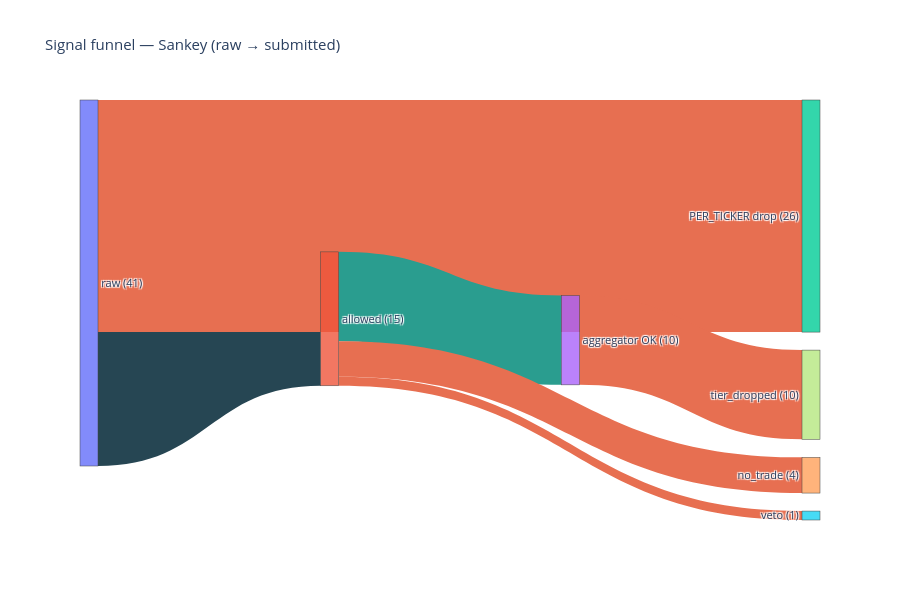

Notebook source saved alongside this figure:
### Code cell
# Sankey diagram (plotly) - if available
if HAS_PLOTLY and raw > 0:
    # Sankey nodes:
    # 0 raw
    # 1 allowed
    # 2 PER_TICKER_DROP
    # 3 aggregator_survived
    # 4 no_trade
    # 5 veto
    # 6 tier_passed
    # 7 tier_dropped
    # 8 meta_passed
    # 9 meta_dropped
    #10 risk_passed
    #11 risk_dropped (incl. cash reserve)
    #12 submitted
    #13 late_stage_dropped
    node_labels = [
        f'raw ({raw})',
        f'allowed ({allowed})',
        f'PER_TICKER drop ({raw-allowed})',
        f'aggregator OK ({agg_survived})',
        f'no_trade ({no_trade})',
        f'veto ({veto})',
        f'tier_passed ({tier_passed})',
        f'tier_dropped ({agg_survived-tier_passed})',
        f'meta_passed ({meta_passed})',
        f'meta_dropped ({tier_passed-meta_passed})',
        f'risk_passed ({risk_passed})',
        f'risk_rejected ({meta_passed-risk_passed}) +cash {risk_rej_cash}',
        f'submitted ({submitted})',
        f'late_stage/safe_mode dropped ({risk_passed-submitted})',
    ]
    sankey_src   = [0,0, 1,1,1, 3,3, 6,6, 8,8, 10,10]
    sankey_tgt   = [1,2, 3,4,5, 6,7, 8,9, 10,11, 12,13]
    sankey_val   = [
        max(allowed,0), max(raw-allowed,0),
        max(agg_survived,0), max(no_trade,0), max(veto,0),
        max(tier_passed,0), max(agg_survived-tier_passed,0),
        max(meta_passed,0), max(tier_passed-meta_passed,0),
        max(risk_passed,0), max(meta_passed-risk_passed,0),
        max(submitted,0), max(risk_passed-submitted,0),
    ]
    colors = ['#264653','#e76f51','#2a9d8f','#e76f51','#e76f51','#2a9d8f','#e76f51','#2a9d8f','#e76f51','#2a9d8f','#e76f51','#2a9d8f','#e76f51']
    fig = go.Figure(go.Sankey(
        node=dict(label=node_labels, pad=18, thickness=18),
        link=dict(source=sankey_src, target=sankey_tgt, value=sankey_val, color=colors)
    ))
    fig.update_layout(title='Signal funnel — Sankey (raw → submitted)', font_size=11, height=600)
    fig.show()
else:
    print('plotly not available — skipping Sankey (PNG bar chart already saved)')

### Figure 1 — Plotly figure (JSON) as saved in the notebook; plotly's stock layout.template omitted (floating-point values rounded to 4 significant figures)
{"data": [{"link": {"color": ["#264653", "#e76f51", "#2a9d8f", "#e76f51", "#e76f51", "#2a9d8f", "#e76f51", "#2a9d8f", "#e76f51", "#2a9d8f", "#e76f51", "#2a9d8f", "#e76f51"], "source": [0, 0, 1, 1, 1, 3, 3, 6, 6, 8, 8, 10, 10], "target": [1, 2, 3, 4, 5, 6, 7, 8, 9, 10, 11, 12, 13], "value": [15, 26, 10, 4, 1, 0, 10, 0, 0, 0, 0, 0, 0]}, "node": {"label": ["raw (41)", "allowed (15)", "PER_TICKER drop (26)", "aggregator OK (10)", "no_trade (4)", "veto (1)", "tier_passed (0)", "tier_dropped (10)", "meta_passed (0)", "meta_dropped (0)", "risk_passed (0)", "risk_rejected (0) +cash 0", "submitted (0)", "late_stage/safe_mode dropped (0)"], "pad": 18, "thickness": 18}, "type": "sankey"}], "layout": {"font": {"size": 11}, "height": 600, "title": {"text": "Signal funnel — Sankey (raw → submitted)"}}}
